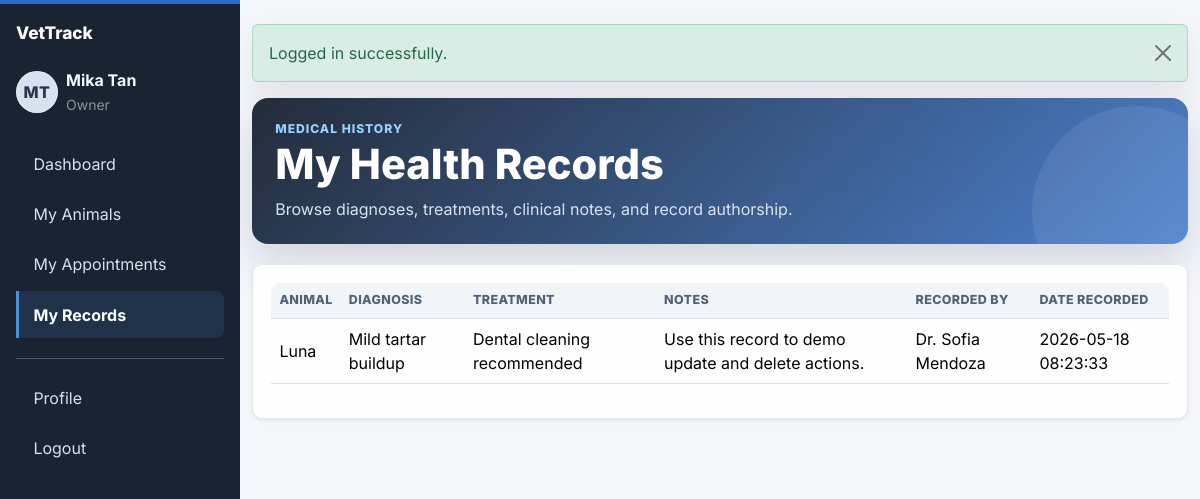
The page /pages/health_records.php (signed in) on the database its author committed.
### tables this page shows
CREATE TABLE health_records (
    id INT UNSIGNED AUTO_INCREMENT PRIMARY KEY,
    animal_id INT UNSIGNED NOT NULL,
    appointment_id INT UNSIGNED NULL,
    diagnosis TEXT NOT NULL,
    treatment TEXT NOT NULL,
    notes TEXT,
    recorded_by INT UNSIGNED NOT NULL,
    created_at TIMESTAMP DEFAULT CURRENT_TIMESTAMP,
    CONSTRAINT fk_health_records_animal
        FOREIGN KEY (animal_id)
        REFERENCES animals(id)
        ON DELETE CASCADE
        ON UPDATE CASCADE,
    CONSTRAINT fk_health_records_appointment
        FOREIGN KEY (appointment_id)
        REFERENCES appointments(id)
        ON DELETE SET NULL
        ON UPDATE CASCADE,
    CONSTRAINT fk_health_records_recorded_by
        FOREIGN KEY (recorded_by)
        REFERENCES users(id)
        ON DELETE RESTRICT
        ON UPDATE CASCADE
);

CREATE TABLE animals (
    id INT UNSIGNED AUTO_INCREMENT PRIMARY KEY,
    owner_id INT UNSIGNED NOT NULL,
    name VARCHAR(100) NOT NULL,
    species VARCHAR(100) NOT NULL DEFAULT 'other',
    breed VARCHAR(100) DEFAULT NULL,
    age DECIMAL(5,2) DEFAULT NULL,
    weight DECIMAL(6,2) DEFAULT NULL,
    created_at TIMESTAMP DEFAULT CURRENT_TIMESTAMP,
    CONSTRAINT fk_animals_owner
        FOREIGN KEY (owner_id)
        REFERENCES owners(id)
        ON DELETE CASCADE
        ON UPDATE CASCADE
);

CREATE TABLE users (
    id INT UNSIGNED AUTO_INCREMENT PRIMARY KEY,
    name VARCHAR(100) NOT NULL,
    email VARCHAR(150) NOT NULL UNIQUE,
    password VARCHAR(255) NOT NULL,
    role ENUM('admin','staff','owner') NOT NULL DEFAULT 'owner',
    created_at TIMESTAMP DEFAULT CURRENT_TIMESTAMP
);

### pages/health_records.php (the view, shortened to what this page needs)
<?php
require_once __DIR__ . '/../config/db.php';
$role = $_SESSION['role'] ?? '';
$userId = (int) ($_SESSION['user_id'] ?? 0);
$params = [];
if ($role === 'owner') {
    $ownerStmt = $pdo->prepare('SELECT id FROM owners WHERE user_id = :user_id LIMIT 1');
    $ownerStmt->execute(['user_id' => $userId]);
    $owner = $ownerStmt->fetch();
    $ownerId = $owner ? (int) $owner['id'] : 0;
    $sql = 'SELECT health_records.*, animals.name AS animal_name, recorded_user.name AS recorded_by_name
            FROM health_records
            INNER JOIN animals ON health_records.animal_id = animals.id
            INNER JOIN users AS recorded_user ON health_records.recorded_by = recorded_user.id
            WHERE animals.owner_id = :owner_id';
    $params['owner_id'] = $ownerId;
} else {
    $sql = 'SELECT health_records.*, animals.name AS animal_name, recorded_user.name AS recorded_by_name
            FROM health_records
            INNER JOIN animals ON health_records.animal_id = animals.id
            INNER JOIN users AS recorded_user ON health_records.recorded_by = recorded_user.id
            WHERE 1 = 1';
}
$sql .= ' ORDER BY health_records.created_at DESC';
$stmt = $pdo->prepare($sql);
$stmt->execute($params);
$records = $stmt->fetchAll();
include __DIR__ . '/../includes/header.php';
?>
<div class="entity-page">
    <section class="entity-hero">
        <div>
            <div class="entity-kicker">
                <?php echo htmlspecialchars('Medical History', ENT_QUOTES, 'UTF-8'); ?>
            </div>
            <h1 class="entity-title">
                <?php echo htmlspecialchars($role === 'owner' ? 'My Health Records' : 'Health Records', ENT_QUOTES, 'UTF-8'); ?>
            </h1>
            <p class="entity-subtitle">
                <?php echo htmlspecialchars('Browse diagnoses, treatments, clinical notes, and record authorship.', ENT_QUOTES, 'UTF-8'); ?>
            </p>
        </div>
    </section>
<div class="entity-table-card card shadow-sm">
    <div class="card-body">
        <?php if (empty($records)): ?>
            <p class="empty-state text-muted mb-0">
                <?php echo htmlspecialchars('No health records found.', ENT_QUOTES, 'UTF-8'); ?>
            </p>
        <?php else: ?>
            <div class="table-responsive">
                <table class="table table-hover align-middle">
                    <thead>
                    <tr>
                        <th><?php echo htmlspecialchars('Animal', ENT_QUOTES, 'UTF-8'); ?></th>
                        <th><?php echo htmlspecialchars('Diagnosis', ENT_QUOTES, 'UTF-8'); ?></th>
                        <th><?php echo htmlspecialchars('Treatment', ENT_QUOTES, 'UTF-8'); ?></th>
                        <th><?php echo htmlspecialchars('Notes', ENT_QUOTES, 'UTF-8'); ?></th>
                        <th><?php echo htmlspecialchars('Recorded By', ENT_QUOTES, 'UTF-8'); ?></th>
                        <th><?php echo htmlspecialchars('Date Recorded', ENT_QUOTES, 'UTF-8'); ?></th>
                    </tr>
                    </thead>
                    <tbody>
                    <?php foreach ($records as $record): ?>
                        <tr>
                            <td><?php echo htmlspecialchars($record['animal_name'], ENT_QUOTES, 'UTF-8'); ?></td>
                            <td><?php echo htmlspecialchars($record['diagnosis'], ENT_QUOTES, 'UTF-8'); ?></td>
                            <td><?php echo htmlspecialchars($record['treatment'], ENT_QUOTES, 'UTF-8'); ?></td>
                            <td><?php echo htmlspecialchars($record['notes'] ?? '', ENT_QUOTES, 'UTF-8'); ?></td>
                            <td><?php echo htmlspecialchars($record['recorded_by_name'], ENT_QUOTES, 'UTF-8'); ?></td>
                            <td><?php echo htmlspecialchars($record['created_at'], ENT_QUOTES, 'UTF-8'); ?></td>
                        </tr>
                    <?php endforeach; ?>
                    </tbody>
                </table>
            </div>
        <?php endif; ?>
    </div>
</div>
</div>
<?php include __DIR__ . '/../includes/footer.php'; ?>

### assets/css/style.css (style rules this page uses)
:root { --vet-primary: #2e6bc4; --vet-primary-dark: #1a4fa0; --vet-accent: #4A90D9; --vet-danger: #E53E3E; --vet-sidebar: #1a2332; --vet-bg: #f4f6fa; --vet-text: #253044; --vet-muted: #6b778c; --vet-card-shadow: 0 2px 8px rgba(0, 0, 0, 0.06); }
body { background-color: var(--vet-bg); color: var(--vet-text); font-family: "Inter", system-ui, -apple-system, BlinkMacSystemFont, "Segoe UI", sans-serif; }
.card { border: 0; border-radius: 10px; box-shadow: var(--vet-card-shadow); }
.table { --bs-table-bg: transparent; }
.table thead th { color: #526174; background-color: #f1f4f8; border-bottom: 1px solid #dce3ed; font-size: 0.78rem; font-weight: 800; letter-spacing: 0.03em; text-transform: uppercase; }
.table tbody tr { transition: background-color 0.14s ease; }
.entity-page { display: grid; gap: 1.25rem; }
.entity-hero { position: relative; overflow: hidden; display: flex; align-items: center; justify-content: space-between; gap: 1.5rem; padding: 1.35rem 1.45rem; border-radius: 16px; background: linear-gradient(135deg, rgba(26, 35, 50, 0.96), rgba(46, 107, 196, 0.84)), radial-gradient(circle at 82% 18%, rgba(155, 209, 255, 0.3), transparent 32%); color: #ffffff; box-shadow: 0 18px 46px rgba(26, 35, 50, 0.16); }
.entity-hero::after { content: ""; position: absolute; right: -54px; bottom: -72px; width: 210px; height: 210px; border-radius: 50%; background: rgba(255, 255, 255, 0.08); }
.entity-hero > * { position: relative; z-index: 1; }
.entity-kicker { margin-bottom: 0.35rem; color: #9bd1ff; font-size: 0.76rem; font-weight: 800; letter-spacing: 0.08em; text-transform: uppercase; }
.entity-title { margin: 0; color: #ffffff; font-size: clamp(1.8rem, 4vw, 2.6rem); font-weight: 800; line-height: 1.05; }
.entity-subtitle { max-width: 720px; margin: 0.55rem 0 0; color: #d8e3f2; line-height: 1.65; }
.filter-card, .entity-table-card, .form-card, .profile-card { border: 1px solid #dfe7f2; background: rgba(255, 255, 255, 0.94); }
.filter-card .card-body, .entity-table-card .card-body, .form-card .card-body, .profile-card .card-body { padding: 1.15rem; }
.entity-table-card { overflow: hidden; }
.entity-table-card .table-responsive { border-radius: 10px; }

### rows shown on the page
health_records: animal.name "Luna", diagnosis "Mild tartar buildup", treatment "Dental cleaning recommended", notes "Use this record to demo update and delete actions.", recorded_by.name "Dr. Sofia Mendoza", created_at "2026-05-18 08:23:33"

### other values the page prints
get_initials($userName) "MT"
$userName "Mika Tan"
$userRole "Owner"
$link['label'] "Dashboard"
$link['label'] "My Animals"
$link['label'] "My Appointments"
$link['label'] "My Records"
$message "Logged in successfully."
$role === 'owner' ? 'My Health Records' : 'Health Records' "My Health Records"
